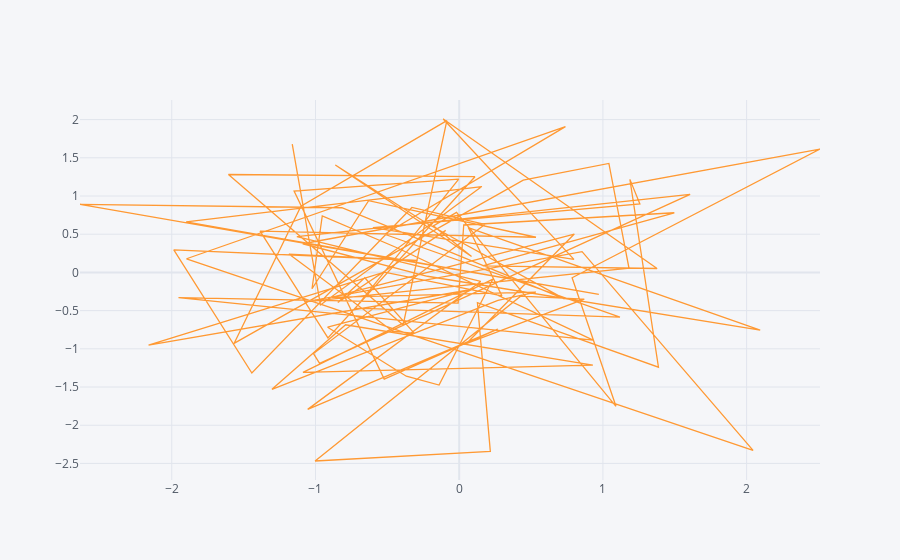

Notebook code for this chart:
### Code cell
df.iplot(kind='scatter',x='A',y='B')
